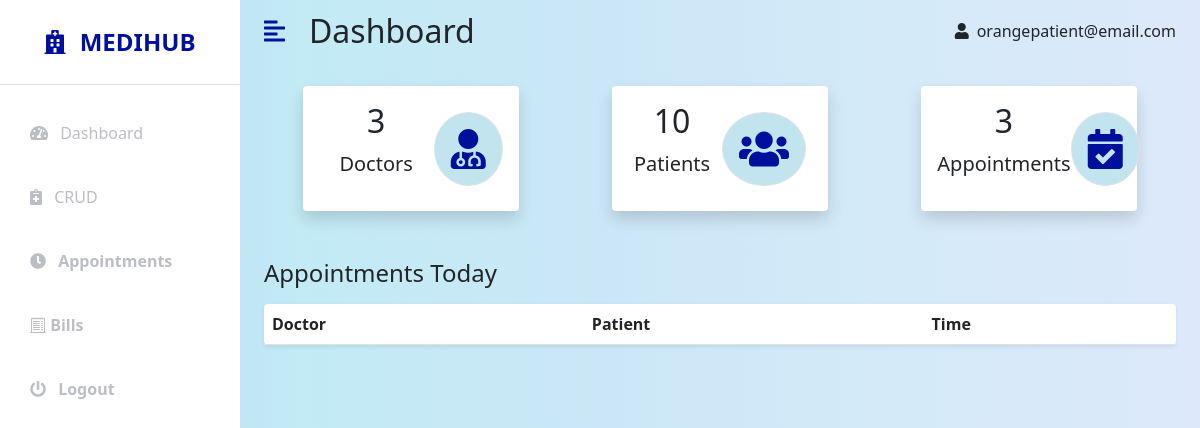
Before: /adminapp/ (signed in) with the older database file.
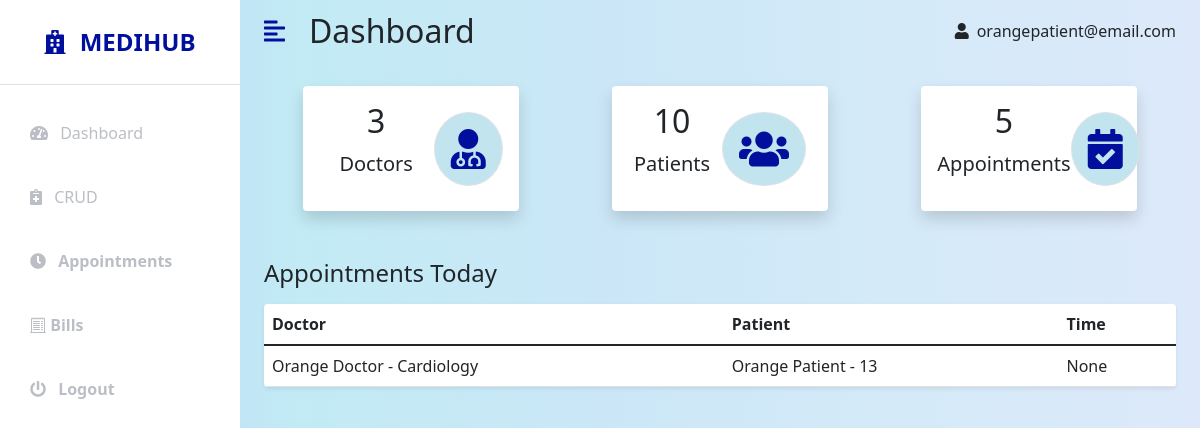
After: the same page with the newer database file.
### hospital/models.py (models this page shows, shortened)
class Appointment(models.Model):
    doctor = models.ForeignKey(Doctor, on_delete=models.CASCADE, null=True, blank=True)
    patient = models.ForeignKey(Patient, on_delete=models.CASCADE, null=True, blank=True)
    date = models.DateField(null=True, blank=True)
    time = models.TimeField(null=True, blank=True)
    details = models.TextField(max_length=1000, null=True, blank=True)
    confirmed = models.BooleanField(default=False)
    completed = models.BooleanField(default=False)

class Doctor(models.Model):
    GENDER_CHOICES = [
        ('M', 'Male'),
        ('F', 'Female'),
        ('X', 'Other'),
    ]
    user = models.OneToOneField(User, on_delete=models.CASCADE, null=True, blank=True)
    first_name = models.CharField(max_length=50, null=True, blank=True)
    last_name = models.CharField(max_length=50, null=True, blank=True)
    gender = models.CharField(max_length=1, choices=GENDER_CHOICES, null=True, blank=True)
    dob = models.DateField(null=True, blank=True)
    department = models.CharField(max_length=50, null=True, blank=True)
    phone = models.CharField(max_length=10, null=True, blank=True)
    address = models.TextField(max_length=400, null=True, blank=True)
    email = models.CharField(max_length=100, null=True, blank=True)
    salary_in_rs = models.IntegerField(null=True, blank=True)
    schedule = models.TextField(max_length=1000, null=True, blank=True)
    def __str__(self):
        return f'{self.first_name} {self.last_name} - {self.department}'

class Patient(models.Model):
    GENDER_CHOICES = [
        ('M', 'Male'),
        ('F', 'Female'),
        ('X', 'Other'),
    ]
    user = models.OneToOneField(User, on_delete=models.CASCADE, null=True, blank=True)
    first_name = models.CharField(max_length=50, null=True, blank=True)
    last_name = models.CharField(max_length=50, null=True, blank=True)
    gender = models.CharField(max_length=1, choices=GENDER_CHOICES, null=True, blank=True)
    dob = models.DateField(null=True, blank=True)
    phone = models.CharField(max_length=10, null=True, blank=True)
    address = models.TextField(max_length=400, null=True, blank=True)
    email = models.CharField(max_length=100, null=True, blank=True)
    def __str__(self):
        return f'{self.first_name} {self.last_name} - {self.id}'

### adminapp/views.py (the view)
# urls.py: path('', views.dashboardView, name='admin-dashboard'),
@login_required(login_url='admin-login')
def dashboardView(request):
    numpat=len(Patient.objects.all())
    numdoc=len(Doctor.objects.all())
    numapp=len(Appointment.objects.all().filter(completed=False))
    app=Appointment.objects.all().filter(date=datetime.datetime.today() )
    context={'numpat':numpat,'numdoc':numdoc,'numapp':numapp,'app':app,'page':"dash"}
    return render(request,'adminapp/dashboard.html',context)

### adminapp/templates/adminapp/dashboard.html
{% extends 'adminapp/base.html' %}
{% block content %}
<nav class="navbar navbar-expand-lg navbar-light bg-transparent py-1 px-4">
    <div class="d-flex align-items-center justify-content-end">
        <i class="fas fa-align-left primary-text fs-4 me-3" id="menu-toggle"></i>
        <h2 class="fs-2 m-2">Dashboard</h2>
    </div>
    <div class="collapse navbar-collapse" id="navbarSupportedContent">
        <ul class="navbar-nav ms-auto mb-2 mb-lg-0">
            <li class="nav-item dropdown">
                    <i class="fas fa-user me-2"></i>{{user.username}}
            </li>
        </ul>
    </div>
</nav>
<div class="container-fluid px-4 ">
    <div class="row g-3 my-2 d-flex justify-content-around">
        <div class="col-md-3">
            <div class="p-3 bg-white shadow d-flex justify-content-around align-items-center rounded">
                <div class="d-flex row justify-content-around ">
                    <h3 class="fs-2 text-center">{{numdoc}}</h3>
                    <p class="fs-5 text-center">Doctors</p>
                </div>
                <i class="fas fa-user-md fs-1 primary-text border rounded-full secondary-bg p-3"></i>
            </div>
        </div>
        <div class="col-md-3">
            <div class="p-3 bg-white shadow d-flex justify-content-around align-items-center rounded">
                <div>
                    <h3 class="fs-2 text-center">{{numpat}}</h3>
                    <p class="fs-5 text-center">Patients</p>
                </div>
                <i
                    class="fas fa-users fs-1 primary-text border rounded-full secondary-bg p-3"></i>
            </div>
        </div>
        <div class="col-md-3">
            <div class="p-3 bg-white shadow d-flex justify-content-around align-items-center rounded">
                <div>
                    <h3 class="fs-2 text-center">{{numapp}}</h3>
                    <p class="fs-5 text-center">Appointments</p>
                </div>
                <i class="fas fa-calendar-check fs-1 primary-text border rounded-full secondary-bg p-3"></i>
            </div>
        </div>
    </div>
    <div class="row my-5">
        <h3 class="fs-4 mb-3">Appointments Today</h3>
        <div class="col">
            <table class="table bg-white rounded shadow-sm  table-hover">
                <thead>
                    <tr>
                        <th scope="col">Doctor </th>
                        <th scope="col">Patient</th>
                        <th scope="col">Time</th>
                    </tr>
                </thead>
                <tbody>
                    {% for appo in app %}
                    {% if appo.completed == False %}
                    <tr>
                        <td>{{appo.doctor}}</td>
                        <td>{{appo.patient}}</td>
                        <td>{{appo.time}}</td></a>
                    </tr>
                    {% endif %}
                    {% endfor %}
                </tbody>
            </table>
        </div>
    </div>
</div>
{% endblock %}

Changed rows visible on the page:
added Appointment: doctor "Orange Doctor - Cardiology", patient "Orange Patient - 13", time "None"
Other visible differences:
{{ numapp }}: "3" → "5"
